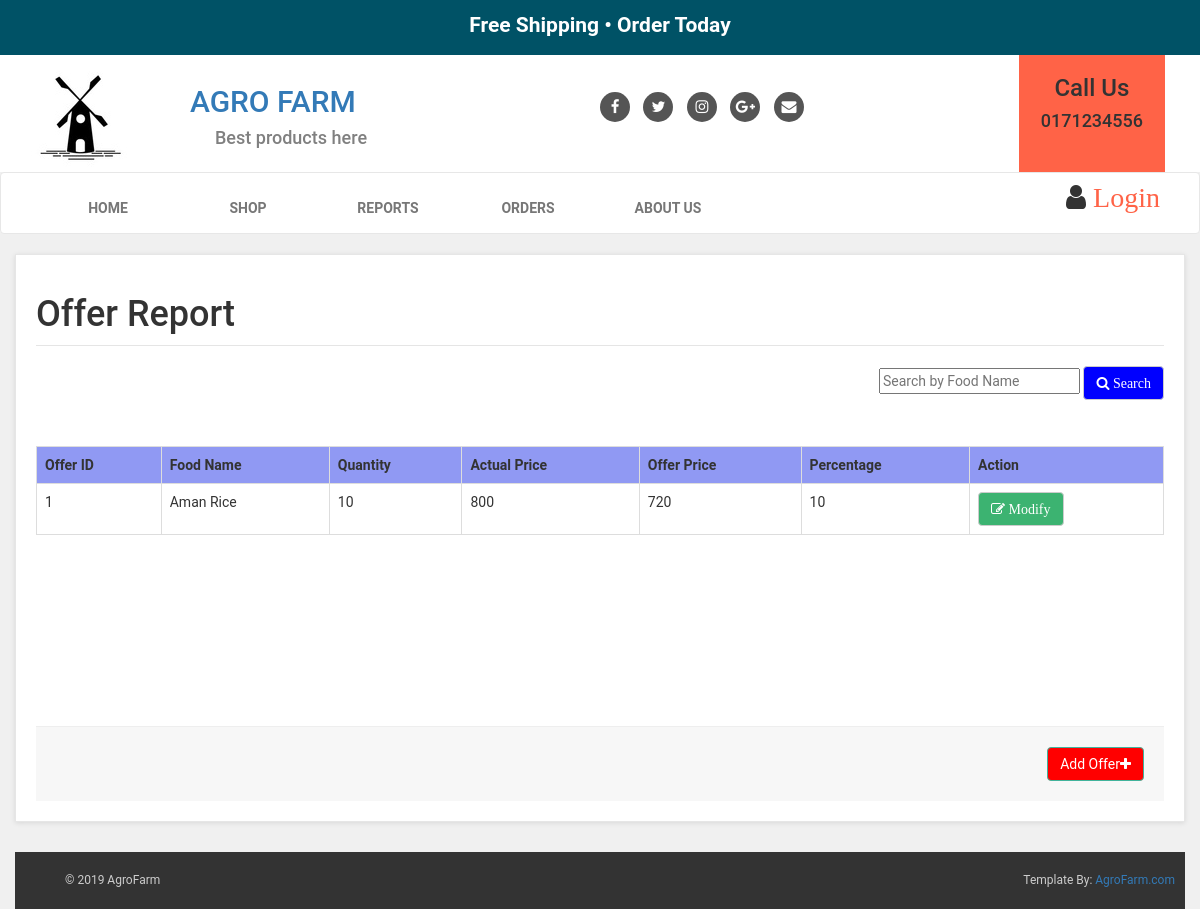
/Owner/offerreport.php, run on the app's committed database.
### tables this page shows
CREATE TABLE `offer` (
  `Oid` int(10) NOT NULL,
  `foodname` varchar(30) NOT NULL,
  `quantity` int(10) NOT NULL,
  `aprice` int(20) NOT NULL,
  `oprice` int(20) NOT NULL,
  `percentage` int(10) NOT NULL,
  `Oimage` varchar(50) NOT NULL
);

### Owner/offerreport.php (the view, shortened to what this page needs)
<?php
include "includes/connection.php";
?>
<!DOCTYPE html>
<html>
<head>
	<link rel="stylesheet" href="https://maxcdn.bootstrapcdn.com/bootstrap/3.4.0/css/bootstrap.min.css">
	<link rel="stylesheet" href="style.css">
	<link href="https://stackpath.bootstrapcdn.com/font-awesome/4.7.0/css/font-awesome.min.css" rel="stylesheet">
</head>
<body>
<?php
include "includes/owner_header.php";
?>
		<div class="col-md-12" id="cart">
			<div class="box">
				<form action="" method="post" enctype="multipart-form-data">
					<legend><h1>Offer Report</h1></legend>
					<div>
					<span class="pull-right">
							<input type="text" name="search" placeholder="Search by Food Name">
							<button class="btn btn-default" type="submit" name="submit" value="submit" style="background-color: blue;color: white;">
								<i class="fa fa-search"> Search</i>
							</button>
					</span>
				</div>
				<br>
				<br>
				<br>
					<div class="table-responsive">
						<div class="scroll">
						<table class="table">
<?php
if(isset($_POST['submit']))
{
		$q=mysqli_query($db,"select * from offer where foodname like '%$_POST[search]%'");
		if(mysqli_num_rows($q)==0)
		{
			?>
			<script type="text/javascript">
				alert("No Offer Found");
			</script>
			<?php
			$result=mysqli_query($db,"select * from `offer`;");
echo "<table class='table table-bordered table-hover' >";
echo "<tr style='background-color: #9099f3;'>";
	echo "<th>";  echo "Offer ID";  echo "</th>";
	echo "<th>";  echo "Food Name";  echo "</th>";
	echo "<th>";  echo "Quantity";  echo "</th>";
	echo "<th>";  echo "Actual Price";  echo "</th>";
	echo "<th>";  echo "Offer Price";  echo "</th>";
	echo "<th>";  echo "Percentage";  echo "</th>";
	echo "<th>";  echo "Action";  echo "</th>";
	echo "</tr>";
while($row=mysqli_fetch_assoc($result))
{
	echo "<tr>";
		echo "<td>";  echo $row['Oid'];  echo "</td>";
		echo "<td>";  echo $row['foodname'];  echo "</td>";
		echo "<td>";  echo $row['quantity'];  echo "</td>";
		echo "<td>";  echo $row['aprice'];  echo "</td>";
		echo "<td>";  echo $row['oprice'];  echo "</td>";
		echo "<td>";  echo $row['percentage'];  echo "</td>";
		echo "<td>"; ?><button class="btn btn-default edition" type="button" style="background-color: mediumseagreen;color: white;">
								<i class="fa fa-pencil-square-o"> Modify</i>
							</button>
		<?php
		echo "</td>";
	echo "</tr>";
}
echo "</table>";
		}
		else
		{
				echo "<table class='table table-bordered table-hover' >";
echo "<tr style='background-color: #9099f3;'>";
	echo "<th>";  echo "Offer ID";  echo "</th>";
	echo "<th>";  echo "Food Name";  echo "</th>";
	echo "<th>";  echo "Quantity";  echo "</th>";
	echo "<th>";  echo "Actual Price";  echo "</th>";
	echo "<th>";  echo "Offer Price";  echo "</th>";
	echo "<th>";  echo "Percentage";  echo "</th>";
	echo "<th>";  echo "Action";  echo "</th>";
	echo "</tr>";
while($row=mysqli_fetch_assoc($q))
{
	echo "<tr>";
		echo "<td>";  echo $row['Oid'];  echo "</td>";
		echo "<td>";  echo $row['foodname'];  echo "</td>";
		echo "<td>";  echo $row['quantity'];  echo "</td>";
		echo "<td>";  echo $row['aprice'];  echo "</td>";
		echo "<td>";  echo $row['oprice'];  echo "</td>";
		echo "<td>";  echo $row['percentage'];  echo "</td>";
		echo "<td>"; ?><button class="btn btn-default edition" type="button" style="background-color: mediumseagreen;color: white;">
								<i class="fa fa-pencil-square-o"> Modify</i>
							</button>
		<?php
		echo "</td>";
	echo "</tr>";
}
echo "</table>";
		}
}
else
{
	$result=mysqli_query($db,"select * from `offer`;");
echo "<table class='table table-bordered table-hover' >";
echo "<tr style='background-color: #9099f3;'>";
	echo "<th>";  echo "Offer ID";  echo "</th>";
	echo "<th>";  echo "Food Name";  echo "</th>";
	echo "<th>";  echo "Quantity";  echo "</th>";
	echo "<th>";  echo "Actual Price";  echo "</th>";
	echo "<th>";  echo "Offer Price";  echo "</th>";
	echo "<th>";  echo "Percentage";  echo "</th>";
	echo "<th>";  echo "Action";  echo "</th>";
	echo "</tr>";
while($row=mysqli_fetch_assoc($result))
{
	echo "<tr>";
		echo "<td>";  echo $row['Oid'];  echo "</td>";
		echo "<td>";  echo $row['foodname'];  echo "</td>";
		echo "<td>";  echo $row['quantity'];  echo "</td>";
		echo "<td>";  echo $row['aprice'];  echo "</td>";
		echo "<td>";  echo $row['oprice'];  echo "</td>";
		echo "<td>";  echo $row['percentage'];  echo "</td>";
		echo "<td>"; ?><button class="btn btn-default edition" type="button" style="background-color: mediumseagreen;color: white;">
								<i class="fa fa-pencil-square-o"> Modify</i>
							</button>
		<?php
		echo "</td>";
	echo "</tr>";
}
echo "</table>";
}
?>
</div>
					<div class="box-footer">
						<div class="pull-right">
							<a href="#" class="btn btn-primary" id="add_offer" style="background-color: red;">Add Offer<i class="fa fa-plus"></i></a>
						</div>
					</div>
				</form>
			</div>
</div>
<footer>
	<?php
	include "shop_footer.php";
	?>
</footer>
</body>
</html>

### Customer/styles/style.css (style rules this page uses)
body { font-family: "Roboto",Helvetica,Arial,sans-sarif; font-size: 14px; line-height: 1.42857143; color: #333333; background-color: #f0f0f0; }
.btn-primary { color: rgb(255,255,255); background-color: rgb(75,151,168); border-color: rgb(65,179,156); }
.box { background: #fff; margin: 0 0 30px; border: solid 1px #e6e6e6; padding: 20px; box-shadow: 0 1px 5px rgba(0,0,0,0.1); }
.box .box-footer { background: #f7f7f7; margin: 30px, -20px -20px; padding: 20px; border-top: solid 1px #eeeeee; }
.box .box-footer:before, .box .box-footer:after { content: " "; display: table; }
.box .box-footer:after { clear: both; }

### Owner/offerreport.php (style rules this page uses)
.scroll { width:100%; height:300px; overflow: scroll; }

### Owner/includes/owner_header.php (style rules this page uses)
.btn-primary { color: rgb(255,255,255); background-color: rgb(75,151,168); border-color: rgb(65,179,156); }

### Owner/shop_footer.php (style rules this page uses)
body { font-family: "Roboto",Helvetica,Arial,sans-sarif; font-size: 14px; line-height: 1.42857143; color: #333333; background-color: #f0f0f0; }

### data on the page
offer: Oid "1", foodname "Aman Rice", quantity "10", aprice "800", oprice "720", percentage "10"
